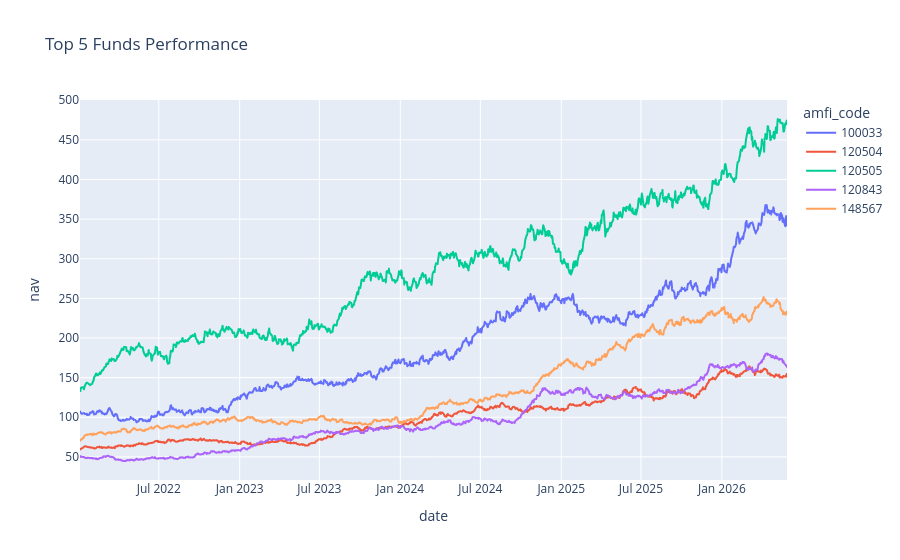

The notebook cell saved with this chart:
### Markdown cell above
# Section 12: Benchmark Comparison

Top 5 Funds

### Code cell
top5 = (
    scorecard.head(5)
    ["amfi_code"]
    .tolist()
)
comparison = nav[
    nav["amfi_code"].isin(top5)
]
fig = px.line(
    comparison,
    x="date",
    y="nav",
    color="amfi_code",
    title="Top 5 Funds Performance"
)

fig.show()

### Figure 1 — Plotly figure (JSON) as saved in the notebook; plotly's stock layout.template omitted (floating-point values rounded to 4 significant figures; data arrays with more than 128 entries replaced by an {"elided": "..."} marker saying what was removed)
{"data": [{"hovertemplate": "amfi_code=100033<br>date=%{x}<br>nav=%{y}<extra></extra>", "legendgroup": "100033", "line": {"color": "#636efa", "dash": "solid"}, "marker": {"symbol": "circle"}, "mode": "lines", "name": "100033", "showlegend": true, "type": "scattergl", "x": {"elided": "1150 str values"}, "xaxis": "x", "y": {"elided": "1150 float values"}, "yaxis": "y"}, {"hovertemplate": "amfi_code=120504<br>date=%{x}<br>nav=%{y}<extra></extra>", "legendgroup": "120504", "line": {"color": "#EF553B", "dash": "solid"}, "marker": {"symbol": "circle"}, "mode": "lines", "name": "120504", "showlegend": true, "type": "scattergl", "x": {"elided": "1150 str values"}, "xaxis": "x", "y": {"elided": "1150 float values"}, "yaxis": "y"}, {"hovertemplate": "amfi_code=120505<br>date=%{x}<br>nav=%{y}<extra></extra>", "legendgroup": "120505", "line": {"color": "#00cc96", "dash": "solid"}, "marker": {"symbol": "circle"}, "mode": "lines", "name": "120505", "showlegend": true, "type": "scattergl", "x": {"elided": "1150 str values"}, "xaxis": "x", "y": {"elided": "1150 float values"}, "yaxis": "y"}, {"hovertemplate": "amfi_code=120843<br>date=%{x}<br>nav=%{y}<extra></extra>", "legendgroup": "120843", "line": {"color": "#ab63fa", "dash": "solid"}, "marker": {"symbol": "circle"}, "mode": "lines", "name": "120843", "showlegend": true, "type": "scattergl", "x": {"elided": "1150 str values"}, "xaxis": "x", "y": {"elided": "1150 float values"}, "yaxis": "y"}, {"hovertemplate": "amfi_code=148567<br>date=%{x}<br>nav=%{y}<extra></extra>", "legendgroup": "148567", "line": {"color": "#FFA15A", "dash": "solid"}, "marker": {"symbol": "circle"}, "mode": "lines", "name": "148567", "showlegend": true, "type": "scattergl", "x": {"elided": "1150 str values"}, "xaxis": "x", "y": {"elided": "1150 float values"}, "yaxis": "y"}], "layout": {"legend": {"title": {"text": "amfi_code"}, "tracegroupgap": 0}, "title": {"text": "Top 5 Funds Performance"}, "xaxis": {"anchor": "y", "domain": [0, 1], "title": {"text": "date"}}, "yaxis": {"anchor": "x", "domain": [0, 1], "title": {"text": "nav"}}}}
